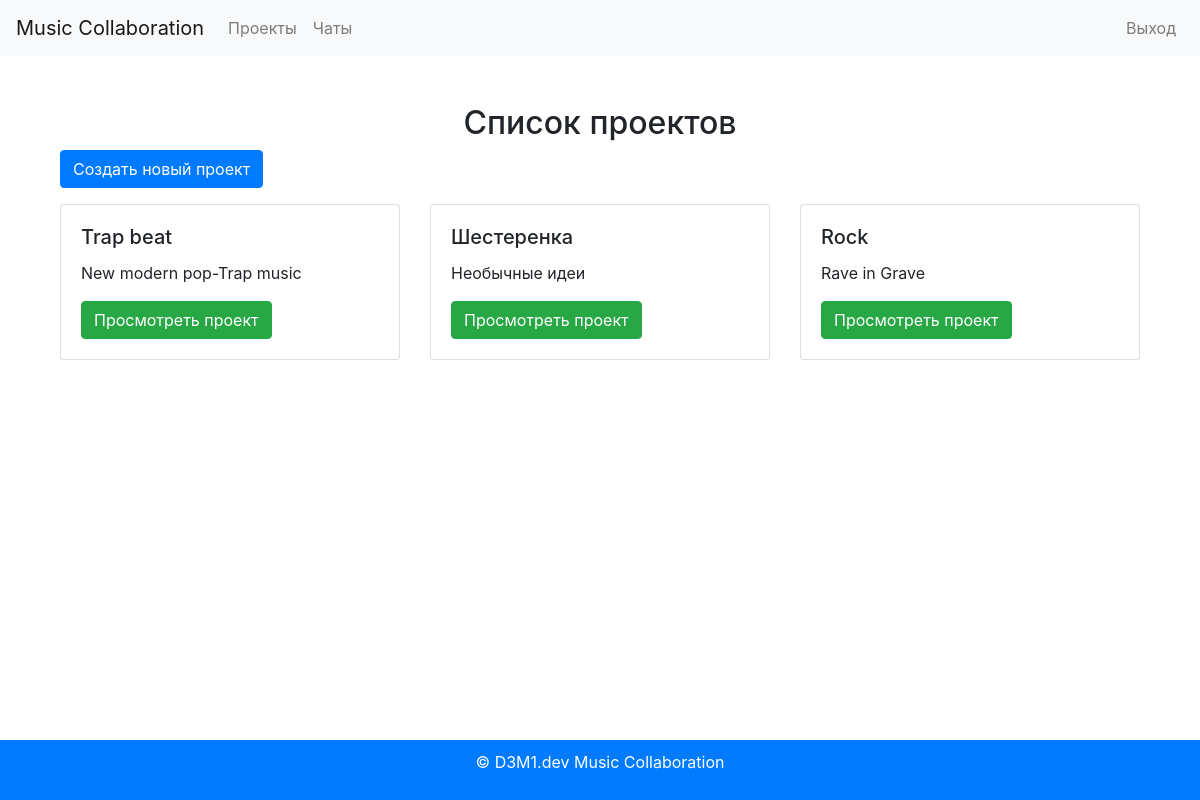
Before: /projects/ (signed in) with the older database file.
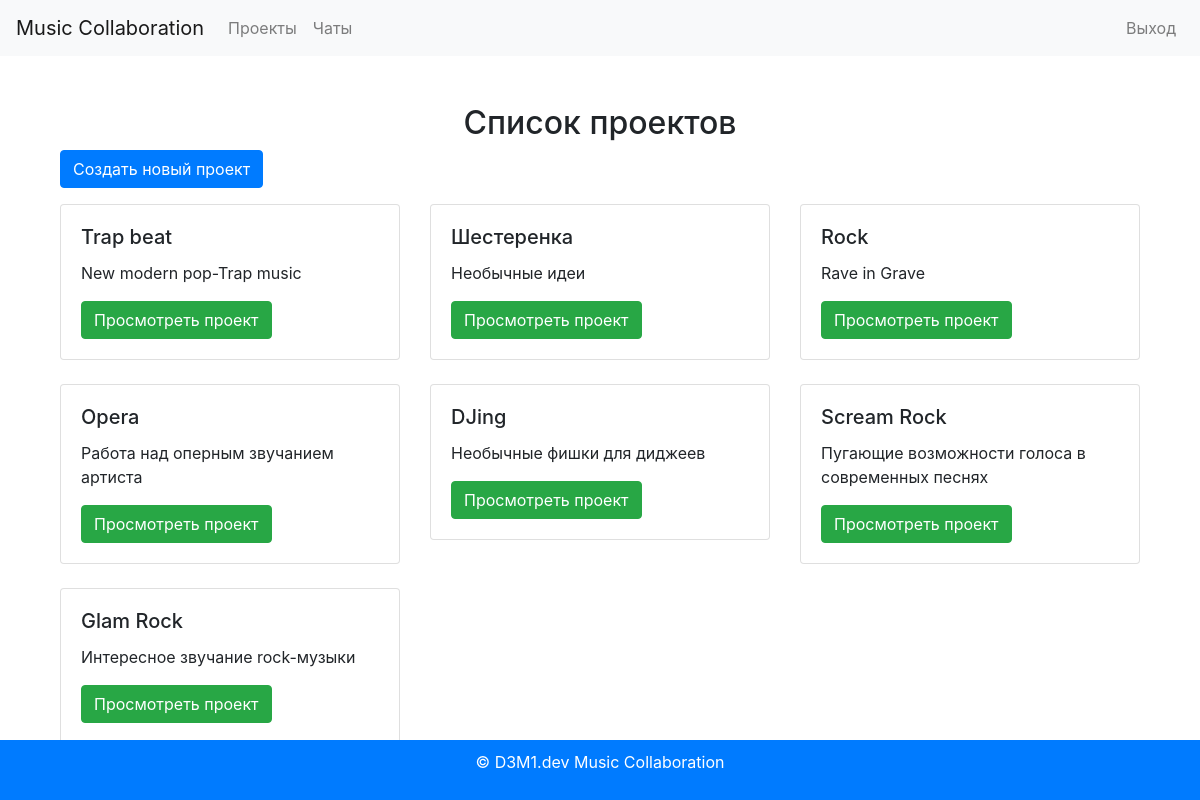
After: the same page with the newer database file.
### projects/models.py (models this page shows, shortened)
class Project(models.Model):
    STATUS_CHOICES = [
        ('in_progress', 'В работе'),
        ('completed', 'Завершен'),
    ]
    id = models.AutoField(primary_key=True)
    name = models.CharField(max_length=255)
    description = models.TextField()
    owner = models.ForeignKey(User, on_delete=models.CASCADE)
    created_at = models.DateTimeField(auto_now_add=True)
    updated_at = models.DateTimeField(auto_now=True)
    status = models.CharField(max_length=50, choices=STATUS_CHOICES)

### projects/views.py (the view)
# urls.py: path('', ProjectListView.as_view(), name='project_list'),
@method_decorator(login_required, name='dispatch')
class ProjectListView(View):
    def get(self, request):
        projects = Project.objects.all()
        return render(request, 'projects/project_list.html', {'projects': projects})

### projects/templates/projects/project_list.html (shortened to what this page needs)
{% extends 'base.html' %}
{% block content %}
<div class="container mt-5">
    <h2 class="text-center">Список проектов</h2>
    <a href="{% url 'projects:project_create' %}" class="btn btn-primary mb-3">Создать новый проект</a>
    <div class="row">
        {% for project in projects %}
            <div class="col-md-4 mb-4">
                <div class="card">
                    <div class="card-body">
                        <h5 class="card-title">{{ project.name }}</h5>
                        <p class="card-text">{{ project.description|truncatewords:20 }}</p>
                        <a href="{% url 'projects:project_detail' project.id %}" class="btn btn-success">Просмотреть проект</a>
                    </div>
                </div>
            </div>
        {% empty %}
            <p>Нет доступных проектов.</p>
        {% endfor %}
    </div>
</div>
{% endblock %}

### comments/templates/base.html (shortened to what this page needs)
{% load static %}
<!DOCTYPE html>
<html lang="ru">
<head>
    <link rel="stylesheet" href="{% static 'css/styles.css' %}">
    <link rel="stylesheet" href="https://stackpath.bootstrapcdn.com/bootstrap/4.5.2/css/bootstrap.min.css">
</head>
<body>
<nav class="navbar navbar-expand-lg navbar-light bg-light">
    <a class="navbar-brand" href="{% url 'home' %}">Music Collaboration</a>
    <div class="collapse navbar-collapse">
        <ul class="navbar-nav mr-auto">
            <li class="nav-item"><a class="nav-link" href="{% url 'projects:project_list' %}">Проекты</a></li>
            <li class="nav-item"><a class="nav-link" href="{% url 'chat:chat_list' %}">Чаты</a></li>
        </ul>
        <ul class="navbar-nav">
            {% if user.is_authenticated %}
                <li class="nav-item"><a class="nav-link" href="{% url 'users:logout' %}">Выход</a></li>
            {% else %}
                <li class="nav-item"><a class="nav-link" href="{% url 'users:register' %}">Регистрация</a></li>
                <li class="nav-item"><a class="nav-link" href="{% url 'users:login' %}">Вход</a></li>
            {% endif %}
        </ul>
    </div>
</nav>
<div class="container mt-4">
    {% block content %}
    {% endblock %}
</div>
<footer>
    <p>&copy; D3M1.dev {{ current_year }} Music Collaboration</p>
</footer>
</body>
</html>

### static/css/styles.css (style rules this page uses)
body { font-family: Arial, sans-serif; margin: 0; padding: 0; }
.container { width: 80%; margin: auto; }
footer { color: white; text-align: center; padding: 10px 20px; position: fixed; bottom: 0; width: 100%; }
a { text-decoration: none; }

### comments/templates/base.html (style rules this page uses)
footer { background-color: #007bff; }

Changed rows visible on the page:
added Project: name "Opera", description "Работа над оперным звучанием артиста"
added Project: name "DJing", description "Необычные фишки для диджеев"
added Project: name "Scream Rock", description "Пугающие возможности голоса в современных песнях"
added Project: name "Glam Rock", description "Интересное звучание rock-музыки"
